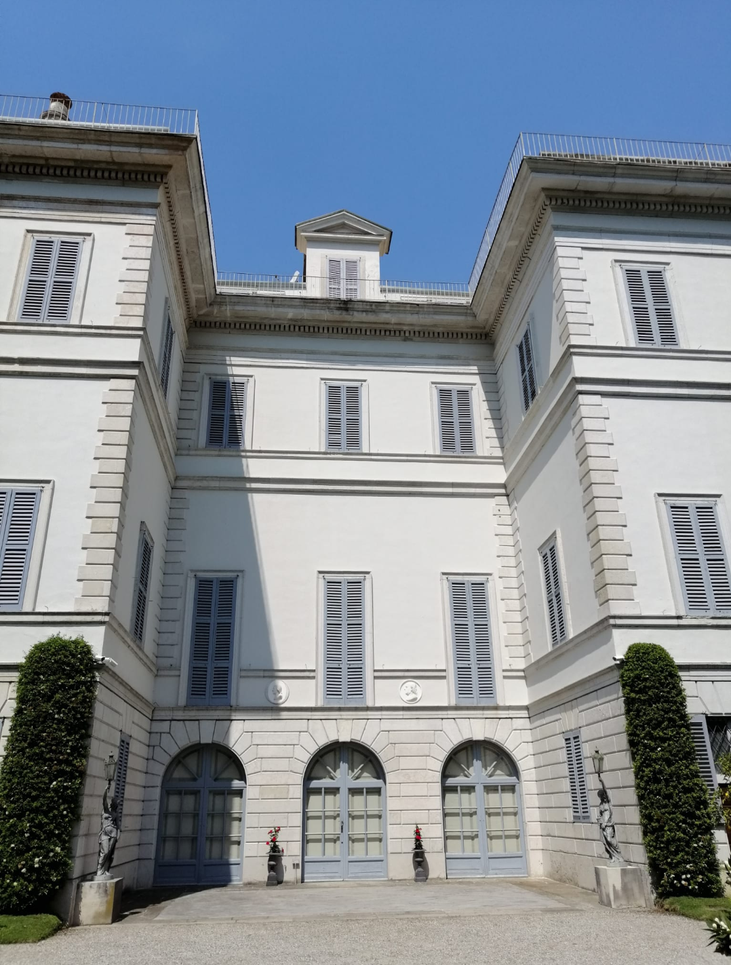
%> input picture villa.png, 731 x 965 px, shrunk from 1078 x 1424 before the run
$ octave F1.m   (GNU Octave 9; MATLAB toolbox functions it lacks are replaced by stand-ins)
%> lines starting %> are read from the running program, lines starting %| are printed output that depends on the picture
### utils/get_lines_hough.m
function lines = get_lines_hough(edges)
[H,T,R] = hough(edges, "Theta", (-89.5:0.5:60), 'RhoResolution', 1);
P = houghpeaks(H, 300,'threshold', ceil(0.1*max(H(:))), "NHoodSize", [15,15]);
lines = houghlines(edges, T, R, P,'FillGap', 8,'MinLength', 25);
end

### F1.m
% Feature extraction
%% load image
clear, close all;
img = imread('villa.png');
%> img is the input picture: size 965x731x3 uint8; mean R, G, B 130.4, 139.6, 148.8
addpath('utils');
% converts image's values in double notation
img = im2double(img);
%> img: size 965x731x3 double
figure(1), imshow(img, []), title('original image')


%% Histogram equalization

% converts the 3 channels image to one channel image
gray_image = rgb2gray(img);
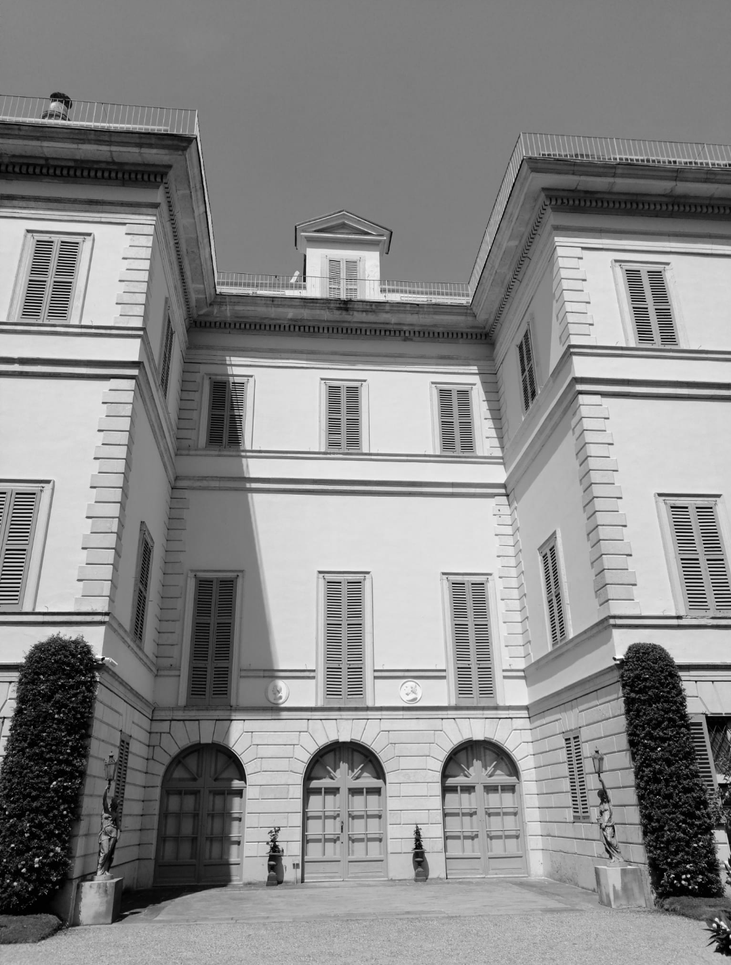
%> gray_image: size 965x731 double; min 0, max 1, mean 0.541
%figure(3), imshow(gray_image, []), title('grayscale')
% applies the adaptive histogram equalization only on the castle (excluding the sky)
gray_image = histeq(gray_image);
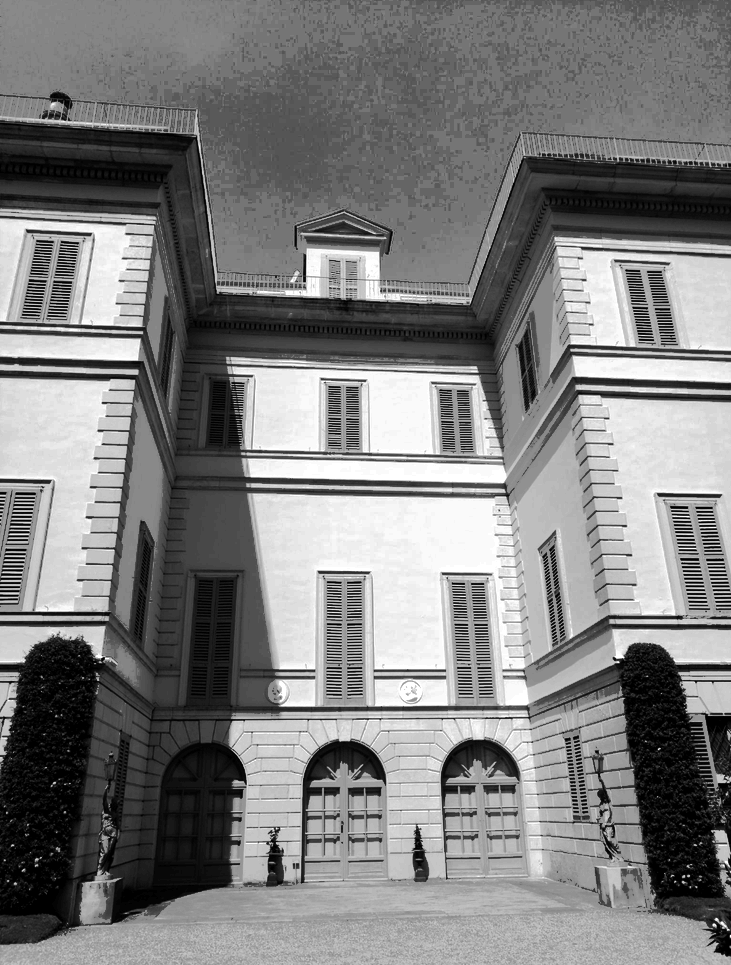
%> gray_image: size 965x731 double; min 0, max 1, mean 0.498
%figure(4), imshow(gray_image, []), title('greyscale + histEqimage')

%% edges
edges = edge(gray_image,'canny', [0 , 0.09], 2.5);
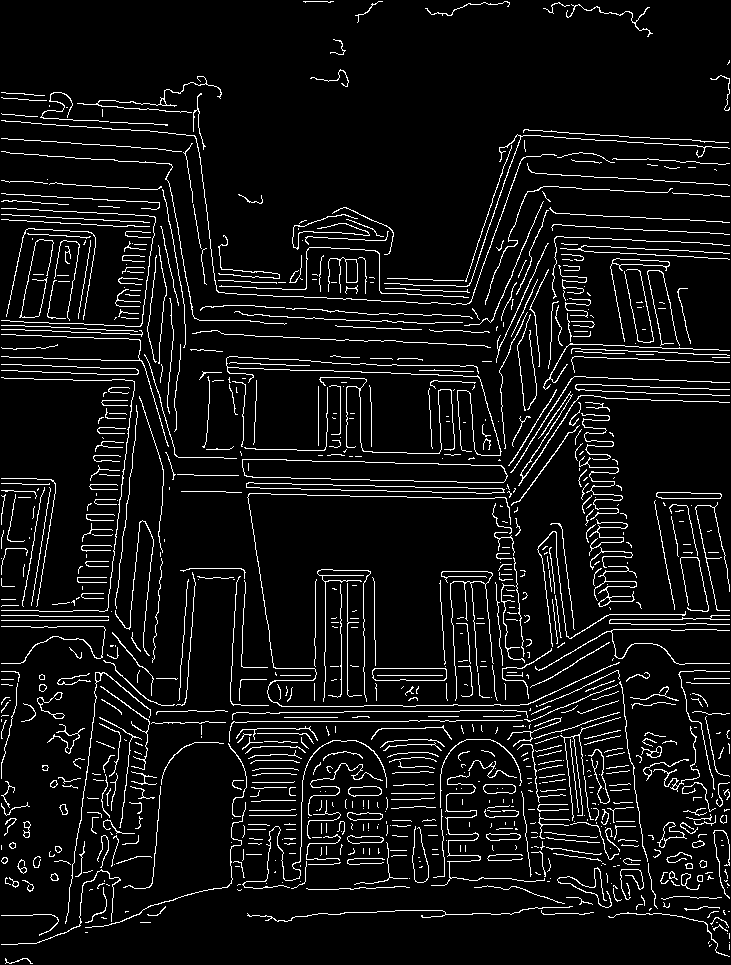
%> edges: size 965x731 logical; 7.1% white in thin lines or dots
%figure(6), imshow(edges, []), title('greyscale + histEqimage + edges')

%% hough
lines = get_lines_hough(edges);
%> in get_lines_hough, `[H,T,R] = hough(edges, "Theta", (-89.5:0.5:60), 'RhoResolution', 1);`:
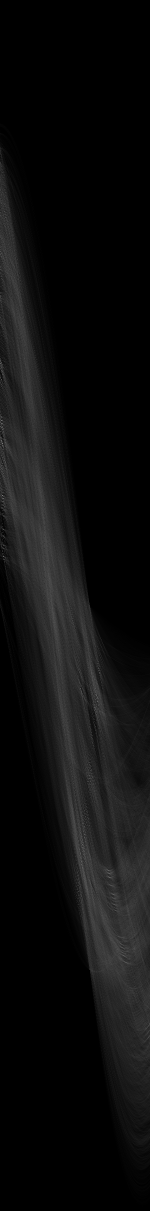
%> H: size 2421x300 double (shown at 1/2 size); min 0, max 381, mean 20.8; drawn with min black and max white
%> in get_lines_hough, `[H,T,R] = hough(edges, "Theta", (-89.5:0.5:60), 'RhoResolution', 1);`: T = 300 values from -89.5 to 60; R = 2421 values from -1210 to 1210
%> in get_lines_hough, `P = houghpeaks(H, 300,'threshold', ceil(0.1*max(H(:))), "NHoodSize", [..`: P = 300 rows, first 12: [1391 194; 759 3; 887 5; 997 6; 725 3; 855 4; 1383 163; 1669 169; 928 5; 1755 219; 841 4; 1730 164]
%> in get_lines_hough, `lines = houghlines(edges, T, R, P,'FillGap', 8,'MinLength', 25);`: lines = 467 lines; longest, point1 to point2 (x, y): (247, 484) to (277, 681), (2, 121) to (168, 133), (510, 508) to (525, 668), (470, 284) to (521, 138), (592, 479) to (614, 630), (471, 302) to (522, 160)

%% plot
% figure(7); imshow(img), hold on;
% plot_lines(lines);

%% corners
%> (the run ends here)
